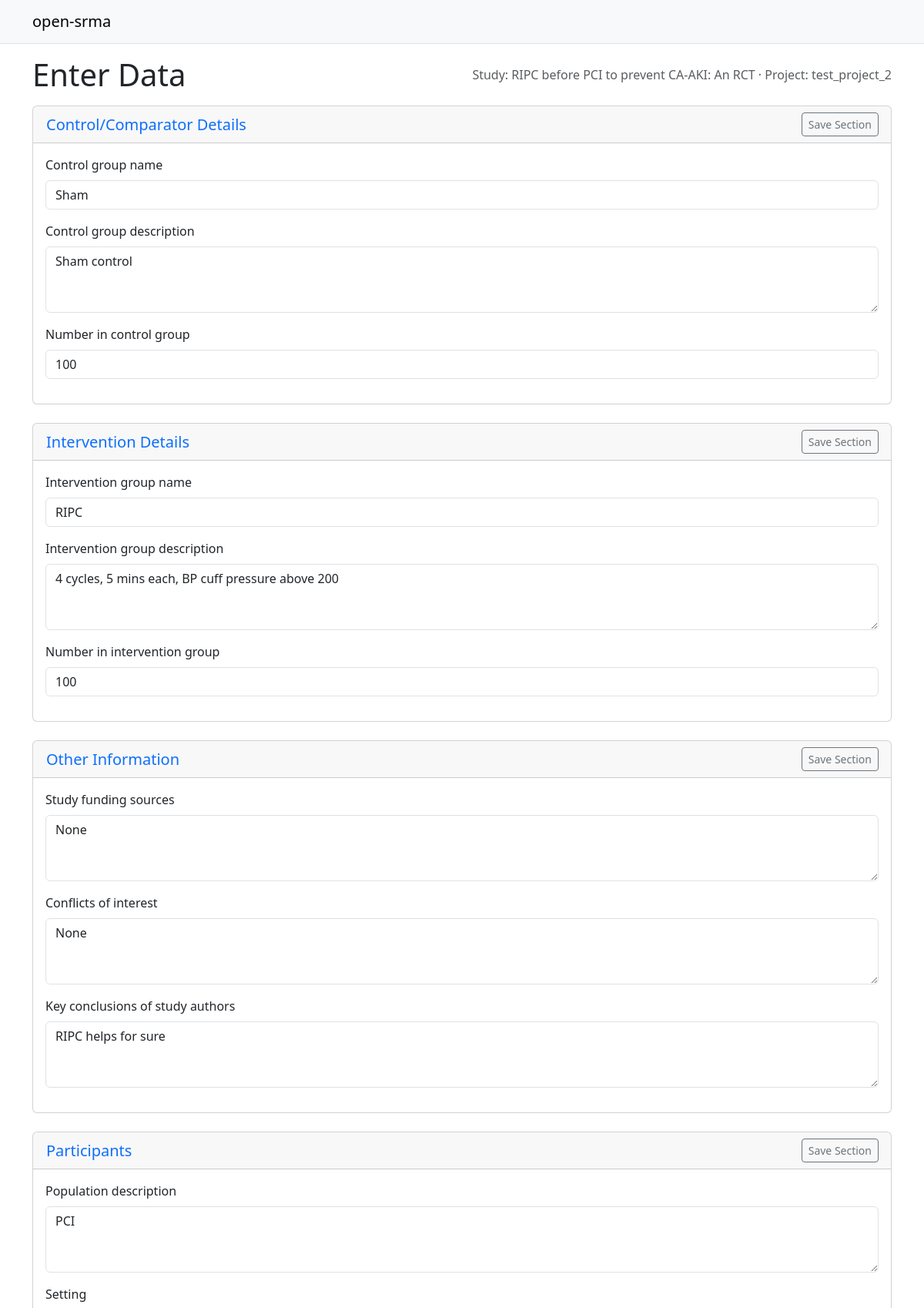
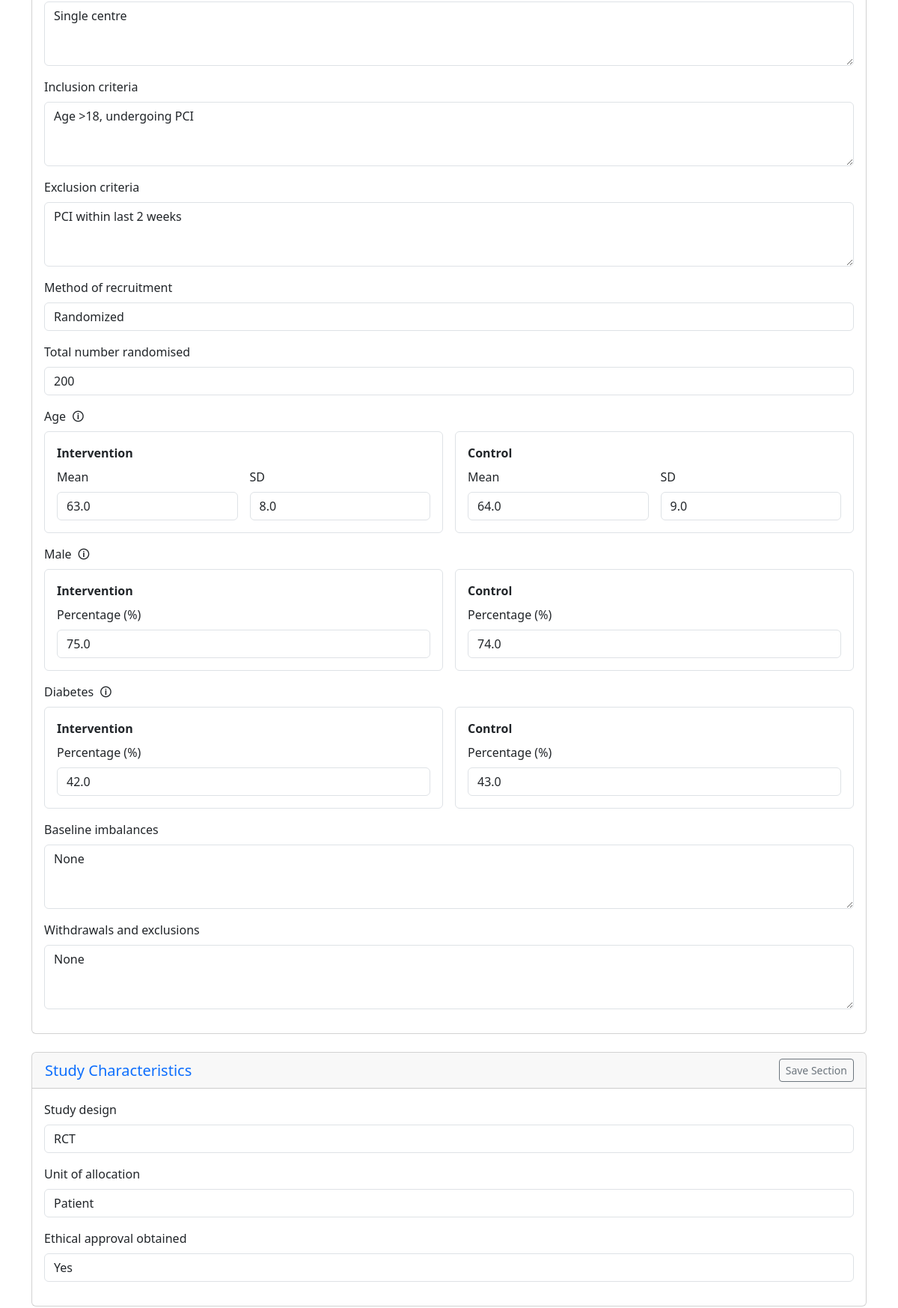
The app's page /project/2/study/2/enter_data (upper part) with its own data (2 pictures, top to bottom).
### app/models.py (models this page shows, shortened)
class Study(db.Model):
    id = db.Column(db.Integer, primary_key=True)
    title = db.Column(db.String(300), nullable=False)
    author = db.Column(db.String(100), nullable=False)
    year = db.Column(db.Integer, nullable=False)
    project_id = db.Column(db.Integer, db.ForeignKey('project.id'), nullable=False)

class Project(db.Model):
    id = db.Column(db.Integer, primary_key=True)
    name = db.Column(db.String(100), nullable=False)
    description = db.Column(db.Text, nullable=True)
    studies = db.relationship('Study', backref='project', lazy='dynamic')
    outcomes = db.relationship(
        'ProjectOutcome',
        backref='project',
        lazy='dynamic',
        cascade="all, delete-orphan",
    )

class CustomFormField(db.Model):
    id = db.Column(db.Integer, primary_key=True)
    project_id = db.Column(db.Integer, db.ForeignKey('project.id'), nullable=False)
    section = db.Column(db.String(100), nullable=False)
    section_order = db.Column(db.Integer, nullable=True)  # preserves original section order
    label = db.Column(db.String(200), nullable=False)
    field_type = db.Column(db.String(50), nullable=False)
    required = db.Column(db.Boolean, default=False, nullable=False)
    sort_order = db.Column(db.Integer, nullable=True)
    help_text = db.Column(db.Text, nullable=True)
    project = db.relationship('Project', backref=db.backref('form_fields', lazy='dynamic', cascade="all, delete-orphan"))

class StudyDataValue(db.Model):
    id = db.Column(db.Integer, primary_key=True)
    study_id = db.Column(db.Integer, db.ForeignKey('study.id'), nullable=False)
    form_field_id = db.Column(db.Integer, db.ForeignKey('custom_form_field.id'), nullable=False)
    value = db.Column(db.Text, nullable=True)
    study = db.relationship('Study', backref=db.backref('data_values', lazy='dynamic', cascade="all, delete-orphan"))
    form_field = db.relationship('CustomFormField', backref=db.backref('data_values', cascade="all, delete-orphan"))

### app/routes.py (the view, shortened to what this page needs)
@app.route('/project/<int:project_id>/study/<int:study_id>/enter_data', methods=['GET', 'POST'])
def enter_data(project_id, study_id):
    project = Project.query.get_or_404(project_id)
    study = Study.query.get_or_404(study_id)
    form_fields = (
        CustomFormField.query
        .filter_by(project_id=project.id)
        .order_by(
            db.func.coalesce(CustomFormField.section_order, 999999).asc(),
            CustomFormField.section.asc(),
            db.func.coalesce(CustomFormField.sort_order, CustomFormField.id).asc(),
            CustomFormField.id.asc(),
        )
        .all()
    )
    grouped_fields = []
    for f in form_fields:
        if not grouped_fields or grouped_fields[-1]['name'] != f.section:
            grouped_fields.append({'name': f.section, 'fields': []})
        grouped_fields[-1]['fields'].append(f)
    existing_data = {dv.form_field_id: dv.value for dv in study.data_values}
    existing_numerical_outcomes_objects = study.numerical_outcomes.all()
    existing_numerical_outcomes = []
    for outcome_obj in existing_numerical_outcomes_objects:
        existing_numerical_outcomes.append({
            'outcome_name': outcome_obj.outcome_name,
            'events_intervention': outcome_obj.events_intervention,
            'total_intervention': outcome_obj.total_intervention,
            'events_control': outcome_obj.events_control,
            'total_control': outcome_obj.total_control
        })
    existing_continuous_outcomes_objects = study.continuous_outcomes.all()
    existing_continuous_outcomes = []
    for co in existing_continuous_outcomes_objects:
        existing_continuous_outcomes.append({
            'outcome_name': co.outcome_name,
            'mean_intervention': co.mean_intervention,
            'sd_intervention': co.sd_intervention,
            'n_intervention': co.n_intervention,
            'mean_control': co.mean_control,
            'sd_control': co.sd_control,
            'n_control': co.n_control,
        })
    return render_template(
        'enter_data.html',
        project=project,
        study=study,
        grouped_fields=grouped_fields,
        existing_data=existing_data,
        existing_numerical_outcomes=existing_numerical_outcomes,
        existing_continuous_outcomes=existing_continuous_outcomes,
    )

### app/__init__.py (called while the page is built)
def from_json(value):
    if value:
        return json.loads(value)
    return {}

### app/templates/enter_data.html (shortened to what this page needs)
{% extends "base.html" %}
{% block content %}
    <div class="d-flex align-items-center justify-content-between mb-3">
      <h1 class="mb-0">Enter Data</h1>
      <div class="text-muted">Study: {{ study.title }} · Project: {{ project.name }}</div>
    </div>
    <form method="POST" id="enter-data-form">
        {% for sec in grouped_fields %}
            <div class="card mb-4">
                <div class="card-header d-flex justify-content-between align-items-center">
                    {% set sec_id = 'sec_' ~ loop.index %}
                    <button class="btn btn-link text-decoration-none p-0" type="button" data-bs-toggle="collapse" data-bs-target="#{{ sec_id }}" aria-expanded="true" aria-controls="{{ sec_id }}">
                        <h4 class="mb-0 h5">{{ sec.name }}</h4>
                    </button>
                    <div class="d-flex align-items-center gap-2">
                      <button type="button" class="btn btn-sm btn-outline-secondary save-section-btn" data-section-id="{{ sec_id }}" data-section-name="{{ sec.name }}">Save Section</button>
                    </div>
                </div>
                <div id="{{ sec_id }}" class="collapse show">
                <div class="card-body">
                    {% for field in sec.fields %}
                        <div class="mb-3">
                            <label class="form-label" for="field_{{ field.id }}">
                                {{ field.label }}
                                {% if field.help_text %}
                                  <span class="ms-1" data-bs-toggle="tooltip" data-bs-title="{{ field.help_text }}">🛈</span>
                                {% endif %}
                            </label>
                            {% if field.field_type == 'text' %}
                                <input class="form-control" type="text" id="field_{{ field.id }}" name="field_{{ field.id }}" value="{{ existing_data[field.id] if field.id in existing_data else '' }}">
                            {% elif field.field_type == 'textarea' %}
                                <textarea class="form-control" id="field_{{ field.id }}" name="field_{{ field.id }}" rows="3">{{ existing_data[field.id] if field.id in existing_data else '' }}</textarea>
                            {% elif field.field_type == 'integer' %}
                                <input class="form-control" type="number" id="field_{{ field.id }}" name="field_{{ field.id }}" value="{{ existing_data[field.id] if field.id in existing_data else '' }}">
                            {% elif field.field_type == 'date' %}
                                <input class="form-control" type="date" id="field_{{ field.id }}" name="field_{{ field.id }}" value="{{ existing_data[field.id] if field.id in existing_data else '' }}">
                            {% elif field.field_type == 'baseline_continuous' %}
                                {% set vd = existing_data[field.id] | from_json if field.id in existing_data and existing_data[field.id] else {'intervention': {'mean': '', 'sd': ''}, 'control': {'mean': '', 'sd': ''}} %}
                                <div class="row g-3">
                                  <div class="col-12 col-lg-6">
                                    <div class="border rounded p-3 h-100">
                                      <div class="fw-semibold mb-2">Intervention</div>
                                      <div class="row g-3">
                                        <div class="col-6">
                                          <label class="form-label" for="field_{{ field.id }}_int_mean">Mean</label>
                                          <input class="form-control" type="number" step="0.01" id="field_{{ field.id }}_int_mean" name="field_{{ field.id }}_int_mean" value="{{ vd.intervention.mean }}">
                                        </div>
                                        <div class="col-6">
                                          <label class="form-label" for="field_{{ field.id }}_int_sd">SD</label>
                                          <input class="form-control" type="number" step="0.01" id="field_{{ field.id }}_int_sd" name="field_{{ field.id }}_int_sd" value="{{ vd.intervention.sd }}">
                                        </div>
                                      </div>
                                    </div>
                                  </div>
                                  <div class="col-12 col-lg-6">
                                    <div class="border rounded p-3 h-100">
                                      <div class="fw-semibold mb-2">Control</div>
                                      <div class="row g-3">
                                        <div class="col-6">
                                          <label class="form-label" for="field_{{ field.id }}_ctrl_mean">Mean</label>
                                          <input class="form-control" type="number" step="0.01" id="field_{{ field.id }}_ctrl_mean" name="field_{{ field.id }}_ctrl_mean" value="{{ vd.control.mean }}">
                                        </div>
                                        <div class="col-6">
                                          <label class="form-label" for="field_{{ field.id }}_ctrl_sd">SD</label>
                                          <input class="form-control" type="number" step="0.01" id="field_{{ field.id }}_ctrl_sd" name="field_{{ field.id }}_ctrl_sd" value="{{ vd.control.sd }}">
                                        </div>
                                      </div>
                                    </div>
                                  </div>
                                </div>
                            {% elif field.field_type == 'baseline_categorical' %}
                                {% set vdc = existing_data[field.id] | from_json if field.id in existing_data and existing_data[field.id] else {'intervention': {'percent': ''}, 'control': {'percent': ''}} %}
                                <div class="row g-3">
                                  <div class="col-12 col-lg-6">
                                    <div class="border rounded p-3 h-100">
                                      <div class="fw-semibold mb-2">Intervention</div>
                                      <label class="form-label" for="field_{{ field.id }}_int_pct">Percentage (%)</label>
                                      <input class="form-control" type="number" step="0.01" min="0" max="100" id="field_{{ field.id }}_int_pct" name="field_{{ field.id }}_int_pct" value="{{ vdc.intervention.percent }}">
                                    </div>
                                  </div>
                                  <div class="col-12 col-lg-6">
                                    <div class="border rounded p-3 h-100">
                                      <div class="fw-semibold mb-2">Control</div>
                                      <label class="form-label" for="field_{{ field.id }}_ctrl_pct">Percentage (%)</label>
                                      <input class="form-control" type="number" step="0.01" min="0" max="100" id="field_{{ field.id }}_ctrl_pct" name="field_{{ field.id }}_ctrl_pct" value="{{ vdc.control.percent }}">
                                    </div>
                                  </div>
                                </div>
                            {% else %}
                                <p class="text-danger mb-0">Unsupported field type: {{ field.field_type }}</p>
                            {% endif %}
                        </div>
                    {% endfor %}
                </div>
                </div>
            </div>
        {% endfor %}
                {% set suggestions = project.outcomes.all() | selectattr('outcome_type', 'equalto', 'dichotomous') | list %}
                {% set suggestions_c = project.outcomes.filter_by(outcome_type='continuous').all() %}
    </form>
{% endblock %}

### records on screen
Study: title "RIPC before PCI to prevent CA-AKI: An RCT"
Project: name "test_project_2"
CustomFormField: name "Control/Comparator Details", label "Control group name"
StudyDataValue: value "Sham"
CustomFormField: label "Control group description", id "Sham control"
CustomFormField: label "Number in control group"
StudyDataValue: value "100"
CustomFormField: name "Intervention Details", label "Intervention group name"
StudyDataValue: value "RIPC"
CustomFormField: label "Intervention group description", id "4 cycles, 5 mins each, BP cuff pressure above 200"
CustomFormField: label "Number in intervention group"
StudyDataValue: value "100"
CustomFormField: name "Other Information", label "Study funding sources", id "None"
CustomFormField: label "Conflicts of interest", id "None"
CustomFormField: label "Key conclusions of study authors", id "RIPC helps for sure"
CustomFormField: name "Participants", label "Population description", id "PCI"
CustomFormField: label "Setting", id "Single centre"
CustomFormField: label "Inclusion criteria", id "Age >18, undergoing PCI"
CustomFormField: label "Exclusion criteria", id "PCI within last 2 weeks"
CustomFormField: label "Method of recruitment"
StudyDataValue: value "Randomized"
CustomFormField: label "Total number randomised"
StudyDataValue: value "200"
CustomFormField: label "Age", intervention.mean "63.0", intervention.sd "8.0", control.mean "64.0", control.sd "9.0"
CustomFormField: label "Male", intervention.percent "75.0", control.percent "74.0"
CustomFormField: label "Diabetes", intervention.percent "42.0", control.percent "43.0"
CustomFormField: label "Baseline imbalances", id "None"
CustomFormField: label "Withdrawals and exclusions", id "None"
CustomFormField: name "Study Characteristics", label "Study design"
StudyDataValue: value "RCT"
CustomFormField: label "Unit of allocation"
StudyDataValue: value "Patient"
CustomFormField: label "Ethical approval obtained"
StudyDataValue: value "Yes"
